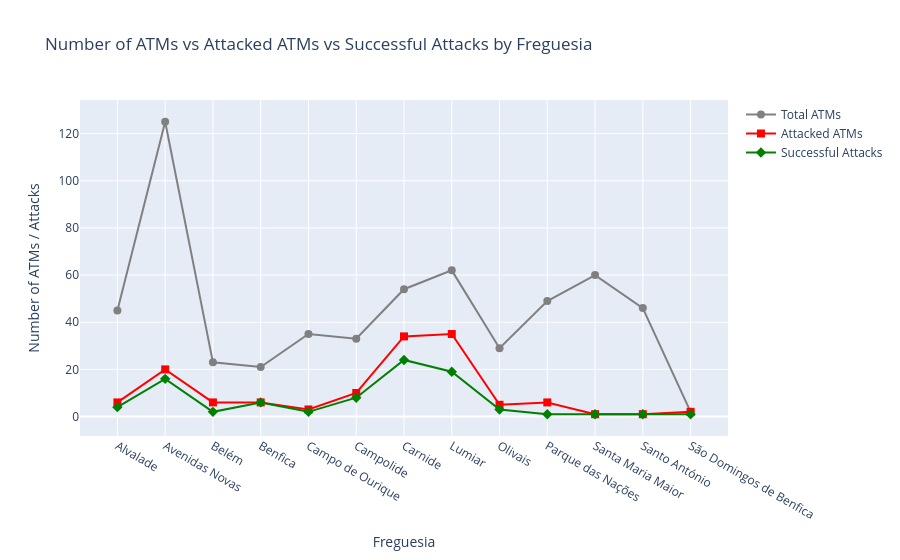

Notebook code for this chart:
### Code cell
import pandas as pd
import plotly.graph_objects as go

# Grouping by 'freguesia' and aggregating to get the total number of ATMs, the number of attacked ATMs, and the number of successful attacks
grouped_df = df.groupby('freguesia').agg({'atm_id': 'count', 'freq_attack': 'sum', 'success_attack': 'sum'}).reset_index()

# Filter to keep only freguesias where attacks have occurred
attacked_df = grouped_df[grouped_df['freq_attack'] > 0]

# Sort the DataFrame by 'freguesia'
attacked_df = attacked_df.sort_values(by='freguesia')

# Create the figure
fig = go.Figure()

# Add total ATMs line
fig.add_trace(go.Scatter(
    x=attacked_df['freguesia'],
    y=attacked_df['atm_id'],
    mode='lines+markers',
    name='Total ATMs',
    line=dict(color='gray', width=2),
    marker=dict(color='gray', size=8, symbol='circle'),
))

# Add frequency of attacked ATMs line
fig.add_trace(go.Scatter(
    x=attacked_df['freguesia'],
    y=attacked_df['freq_attack'],
    mode='lines+markers',
    name='Attacked ATMs',
    line=dict(color='red', width=2),
    marker=dict(color='red', size=8, symbol='square'),
))

# Add success of attacked ATMs line
fig.add_trace(go.Scatter(
    x=attacked_df['freguesia'],
    y=attacked_df['success_attack'],
    mode='lines+markers',
    name='Successful Attacks',
    line=dict(color='green', width=2),
    marker=dict(color='green', size=8, symbol='diamond'),
))

# Update the layout
fig.update_layout(
    title='Number of ATMs vs Attacked ATMs vs Successful Attacks by Freguesia',
    xaxis=dict(title='Freguesia'),
    yaxis=dict(title='Number of ATMs / Attacks'),
    overwrite=True
)

# Show the figure
fig.show()

### Figure 1 — Plotly figure (JSON) as saved in the notebook; plotly's stock layout.template omitted (floating-point values rounded to 4 significant figures)
{"data": [{"line": {"color": "gray", "width": 2}, "marker": {"color": "gray", "size": 8, "symbol": "circle"}, "mode": "lines+markers", "name": "Total ATMs", "type": "scatter", "x": ["Alvalade", "Avenidas Novas", "Belém", "Benfica", "Campo de Ourique", "Campolide", "Carnide", "Lumiar", "Olivais", "Parque das Nações", "Santa Maria Maior", "Santo António", "São Domingos de Benfica"], "y": [45, 125, 23, 21, 35, 33, 54, 62, 29, 49, 60, 46, 2]}, {"line": {"color": "red", "width": 2}, "marker": {"color": "red", "size": 8, "symbol": "square"}, "mode": "lines+markers", "name": "Attacked ATMs", "type": "scatter", "x": ["Alvalade", "Avenidas Novas", "Belém", "Benfica", "Campo de Ourique", "Campolide", "Carnide", "Lumiar", "Olivais", "Parque das Nações", "Santa Maria Maior", "Santo António", "São Domingos de Benfica"], "y": [6, 20, 6, 6, 3, 10, 34, 35, 5, 6, 1, 1, 2]}, {"line": {"color": "green", "width": 2}, "marker": {"color": "green", "size": 8, "symbol": "diamond"}, "mode": "lines+markers", "name": "Successful Attacks", "type": "scatter", "x": ["Alvalade", "Avenidas Novas", "Belém", "Benfica", "Campo de Ourique", "Campolide", "Carnide", "Lumiar", "Olivais", "Parque das Nações", "Santa Maria Maior", "Santo António", "São Domingos de Benfica"], "y": [4, 16, 2, 6, 2, 8, 24, 19, 3, 1, 1, 1, 1]}], "layout": {"title": {"text": "Number of ATMs vs Attacked ATMs vs Successful Attacks by Freguesia"}, "xaxis": {"title": {"text": "Freguesia"}}, "yaxis": {"title": {"text": "Number of ATMs / Attacks"}}}}
